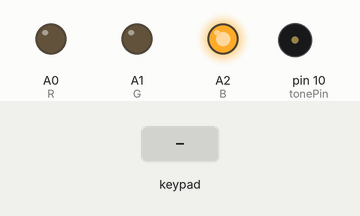
This program was run on a simulated Arduino Uno, built with avr-gcc and run on an emulated ATmega328P. On the bench: output pins drawn as LEDs (lit = HIGH), buzzer (waves = sounding). Inputs (shaded band) come from the test bench.

Above: at 1.2 s.
1.3 s: key '2' pressed
At 2.1 s:
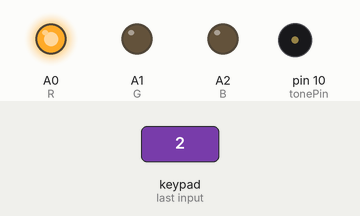
3.8 s: keypad keys 1 3 9 7 pressed 0.4 s apart
At 4.0 s:
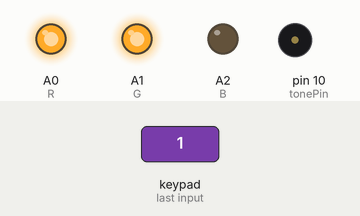
6.9 s: key '1' pressed
At 7.8 s:
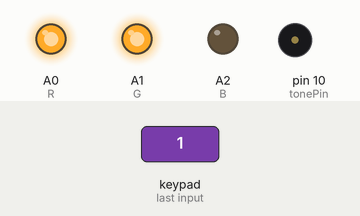
8.4 s: key '3' pressed
At 9.8 s:
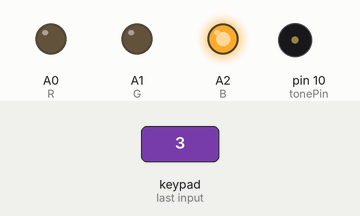
Timing chart, 0 to 11.4 s (numbered marks = the images above; inputs shaded):
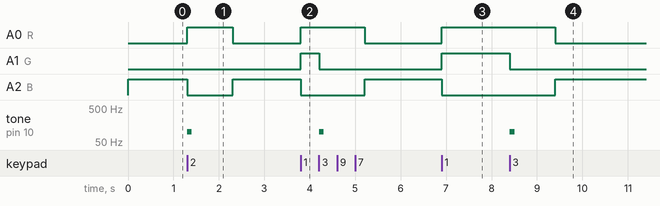

The program:

main.cpp
```cpp
#include <Arduino.h>
#include "Keypad.h"

#define R A0
#define G A1
#define B A2
#define tonePin 10

const String pass = "1234567890";
const byte ROWS = 4;
const byte COLS = 3;
char keys[ROWS][COLS] = {
  {'1','2','3'},
  {'4','5','6'},
  {'7','8','9'},
  {'*','0','#'}
};
byte rowPins[ROWS] = {2, 3, 4, 5};
byte colPins[COLS] = {6, 7, 8};

Keypad keypad = Keypad( makeKeymap(keys), rowPins, colPins, ROWS, COLS );

long long t = 0;
char stat = 0, now = 0;

void setup(){
  Serial.begin(9600);
  pinMode(R, OUTPUT);
  pinMode(G, OUTPUT);
  pinMode(B, OUTPUT);
  analogWrite(B, 1024);
}
void loop(){
  char key = keypad.getKey();
  switch(stat){
    case 0:
      if(key != NO_KEY)
      {
        if(key == pass[now])
        {
          stat = 1;
          now++;
          analogWrite(R, 1024);
          analogWrite(G, 1024);
          analogWrite(B, 0);
        }
        else
        {
          stat = 3;
          now = 0;
          analogWrite(R, 1024);
          analogWrite(G, 0);
          analogWrite(B, 0);
          t = millis();
          tone(tonePin, 100, 100);
        }
      }
      break;

      case 1:
        if(key != NO_KEY)
        {
          if(key == pass[now])
          {
            now++;
            if(now == pass.length())
            {
              stat = 2;
              now = 0;
              analogWrite(R, 0);
              analogWrite(G, 1024);
              analogWrite(B, 0);
              t = millis();
              tone(tonePin, 500, 900);
            }
          }
          else
          {
            stat = 3;
            now = 0;
            analogWrite(R, 1024);
            analogWrite(G, 0);
            analogWrite(B, 0);
            t = millis();
            tone(tonePin, 100, 100);
          }
        }
        break;

      case 2:
        if(millis() - t >= 1000)
        {
          stat = 0;
          now = 0;
          analogWrite(R, 0);
          analogWrite(G, 0);
          analogWrite(B, 1024);
        }
        break;

      case 3:
        if(millis() - t >= 1000)
        {
          stat = 0;
          now = 0;
          analogWrite(R, 0);
          analogWrite(G, 0);
          analogWrite(B, 1024);
        }
        break;
  }
}
```

Measured:
- after the input at 1.3 s, A0 (R): LOW → HIGH at once, → LOW 1.0 s later; A2 (B): HIGH → LOW at once, → HIGH 1.0 s later; tone on pin 10 (tonePin): silent → 100 Hz at once, → silent 0.10 s later
- after the input at 3.8 s, A0 (R): LOW → HIGH at once, → LOW 1.4 s later; A1 (G): LOW → HIGH at once, → LOW 0.40 s later; A2 (B): HIGH → LOW at once, → HIGH 1.4 s later; tone on pin 10 (tonePin): silent → 100 Hz after 0.41 s, → silent 0.10 s later
- after the input at 6.9 s, A0 (R), A1 (G): LOW → HIGH at once; A2 (B): HIGH → LOW at once
- after the input at 8.4 s, A0 (R): HIGH → LOW after 1.0 s; A1 (G): HIGH → LOW at once; A2 (B): LOW → HIGH after 1.0 s; tone on pin 10 (tonePin): silent → 100 Hz at once, → silent 0.10 s later
